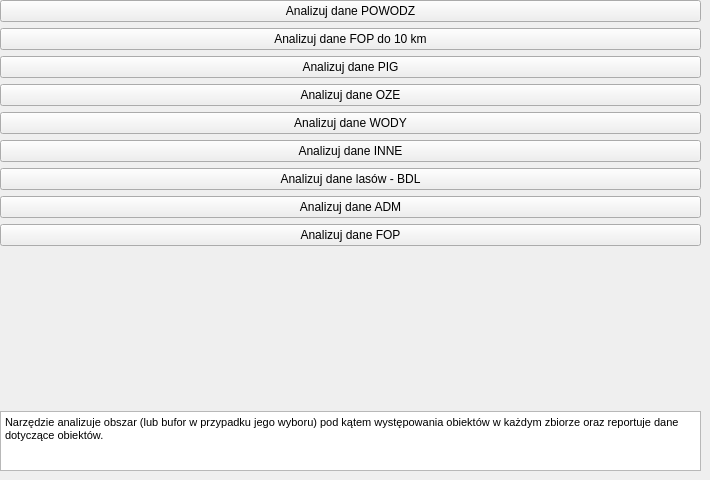
        <widget class="QWidget" name="tab_21">
         <attribute name="title">
          <string>Analizuj przecięcia</string>
         </attribute>
         <widget class="QWidget" name="verticalLayoutWidget_15">
          <property name="geometry">
           <rect>
            <x>0</x>
            <y>0</y>
            <width>701</width>
            <height>471</height>
           </rect>
          </property>
          <layout class="QVBoxLayout" name="verticalLayout_17">
           <item>
            <widget class="QPushButton" name="pb_anal_powodz">
             <property name="text">
              <string>Analizuj dane POWODZ</string>
             </property>
            </widget>
           </item>
           <item>
            <widget class="QPushButton" name="pb_anal_fop_10km">
             <property name="text">
              <string>Analizuj dane FOP do 10 km</string>
             </property>
            </widget>
           </item>
           <item>
            <widget class="QPushButton" name="pb_anal_pig">
             <property name="text">
              <string>Analizuj dane PIG</string>
             </property>
            </widget>
           </item>
           <item>
            <widget class="QPushButton" name="pb_anal_oze">
             <property name="text">
              <string>Analizuj dane OZE</string>
             </property>
            </widget>
           </item>
           <item>
            <widget class="QPushButton" name="pb_anal_wody">
             <property name="text">
              <string>Analizuj dane WODY</string>
             </property>
            </widget>
           </item>
           <item>
            <widget class="QPushButton" name="pb_anal_inne">
             <property name="text">
              <string>Analizuj dane INNE</string>
             </property>
            </widget>
           </item>
           <item>
            <widget class="QPushButton" name="pb_anal_lasy">
             <property name="text">
              <string>Analizuj dane lasów - BDL</string>
             </property>
            </widget>
           </item>
           <item>
            <widget class="QPushButton" name="pb_anal_adm">
             <property name="text">
              <string>Analizuj dane ADM</string>
             </property>
            </widget>
           </item>
           <item>
            <widget class="QPushButton" name="pb_anal_fop">
             <property name="text">
              <string>Analizuj dane FOP</string>
             </property>
            </widget>
           </item>
           <item>
            <spacer name="verticalSpacer_16">
             <property name="orientation">
              <enum>Qt::Vertical</enum>
             </property>
             <property name="sizeHint" stdset="0">
              <size>
               <width>20</width>
               <height>40</height>
              </size>
             </property>
            </spacer>
           </item>
           <item>
            <widget class="QTextBrowser" name="textBrowser_9">
             <property name="maximumSize">
              <size>
               <width>16777215</width>
               <height>60</height>
              </size>
             </property>
             <property name="html">
              <string>&lt;!DOCTYPE HTML PUBLIC &quot;-//W3C//DTD HTML 4.0//EN&quot; &quot;http://www.w3.org/TR/REC-html40/strict.dtd&quot;&gt;
&lt;html&gt;&lt;head&gt;&lt;meta name=&quot;qrichtext&quot; content=&quot;1&quot; /&gt;&lt;style type=&quot;text/css&quot;&gt;
p, li { white-space: pre-wrap; }
&lt;/style&gt;&lt;/head&gt;&lt;body style=&quot; font-family:'Open Sans'; font-size:8pt; font-weight:400; font-style:normal;&quot;&gt;
&lt;p style=&quot; margin-top:0px; margin-bottom:0px; margin-left:0px; margin-right:0px; -qt-block-indent:0; text-indent:0px;&quot;&gt;Narzędzie analizuje obszar (lub bufor w przypadku jego wyboru) pod kątem występowania obiektów w każdym zbiorze oraz reportuje dane dotyczące obiektów.&lt;/p&gt;&lt;/body&gt;&lt;/html&gt;</string>
             </property>
            </widget>
           </item>
          </layout>
         </widget>
        </widget>
